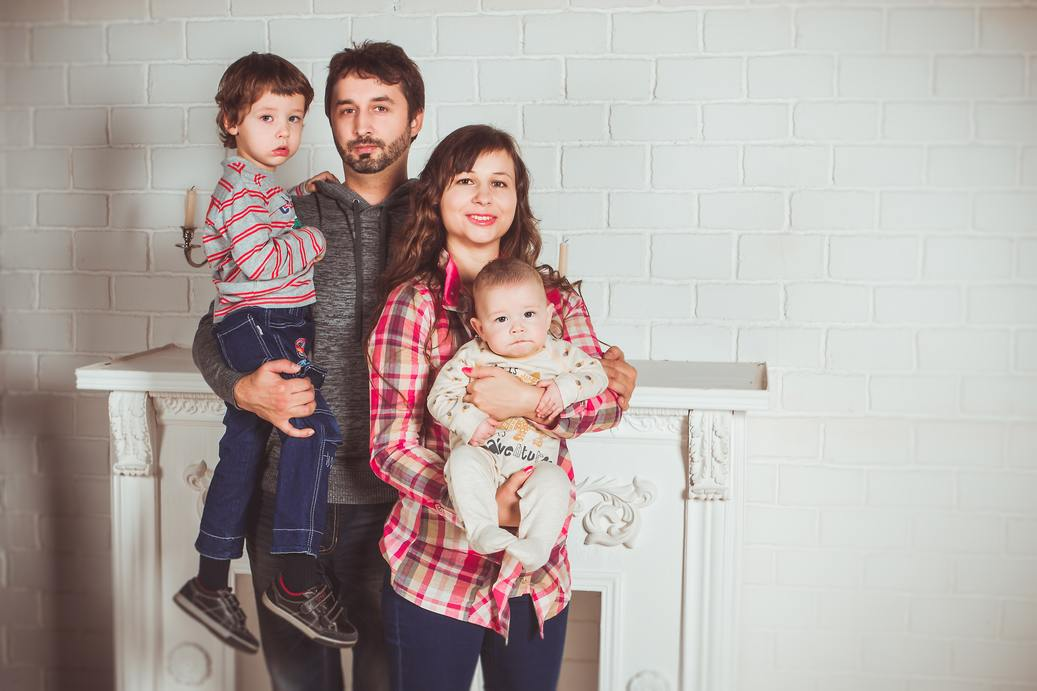
#> input picture ViolaJones/data/stock_photo.jpeg, 1037 x 691 px, found by its file name
$ python ViolaJones.py
#> lines starting #> are read from the running program, lines starting #| are printed output that depends on the picture; after the words box and inside, x2 and y2 are one past the last pixel; in counts of white or black regions, pixels touching at a corner belong together
import numpy as np
import cv2 as cv
import matplotlib.pyplot as plt
import os

base_image = cv.imread('./ViolaJones/data/stock_photo.jpeg')
#> base_image is the input picture: shape (691, 1037, 3); mean B, G, R 163.9, 167.7, 177.5

grayscale_image = cv.cvtColor(base_image, cv.COLOR_BGR2GRAY)
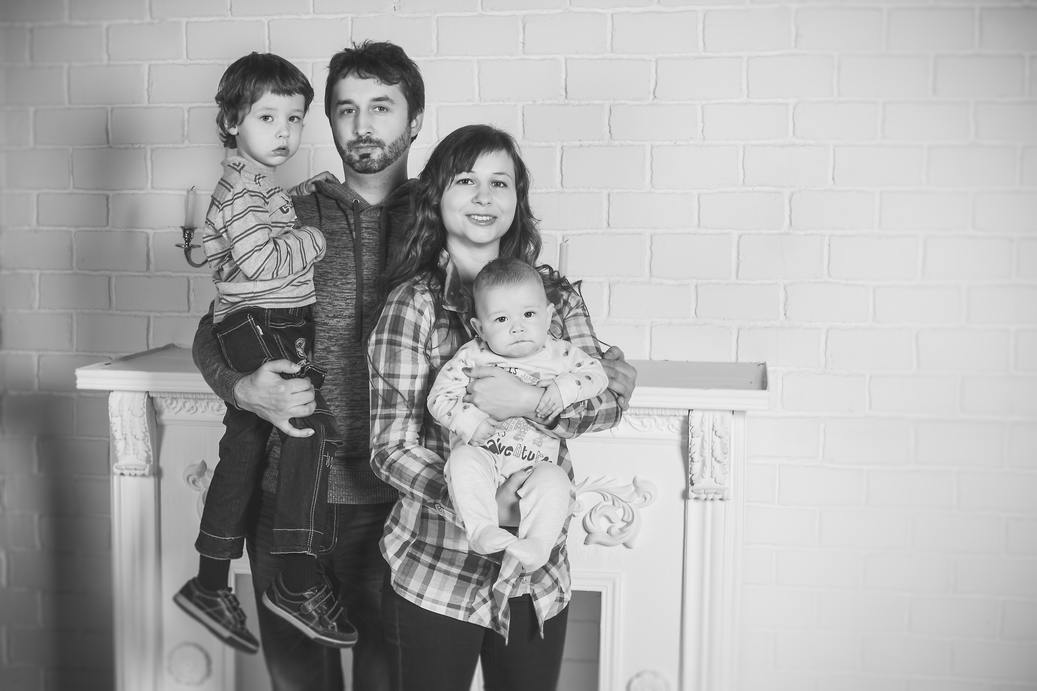
#> grayscale_image: shape (691, 1037); min 9, max 254, mean 170.2
face_cascade=cv.CascadeClassifier(cv.data.haarcascades + "haarcascade_frontalface_alt.xml")
# eye_cascade=cv.CascadeClassifier(cv.data.haarcascades + "haarcascade_eye_tree_eyeglasses.xml")
eye_cascade=cv.CascadeClassifier(cv.data.haarcascades + "haarcascade_eye.xml")
faces = face_cascade.detectMultiScale(
        grayscale_image,
        scaleFactor=1.3,
        minNeighbors=3,
        minSize=(30, 30)
)
#> faces = [[478, 286, 77, 77], [316, 73, 96, 96], [241, 89, 78, 78], [438, 151, 88, 88]]
print("Found {0} Faces!".format(len(faces)))
#| Found 4 Faces!

idx=0
for (x, y, w, h) in faces:
    cv.rectangle(base_image, (x, y), (x+w, y+h), (0, 255, 0), 2)

    cv.putText(base_image, str(idx), (x+10, y-10), cv.FONT_HERSHEY_COMPLEX_SMALL, 1, (0, 0, 255), 1, cv.LINE_AA)
    roi_gray = grayscale_image[y:y + h, x:x + w]
    roi_color = base_image[y:y + h, x:x + w]
    eyes = eye_cascade.detectMultiScale(roi_gray)
    for (ex, ey, ew, eh) in eyes:
        cv.rectangle(roi_color, (ex, ey), (ex + ew, ey + eh), (255, 0, 0), 1)
    idx+=1
#> this loop made 4 passes
#> (x, y, w, h, eyes) on passes 1 to 4: (478, 286, 77, 77, [[37, 16, 24, 24]]), (316, 73, 96, 96, [[50, 21, 27, 27], [19, 26, 24, 24]]), (241, 89, 78, 78, [[12, 17, 23, 23], [41, 20, 22, 22]]), (438, 151, 88, 88, [[15, 20, 24, 24], [48, 21, 25, 25]])
#> pass 1, `roi_gray = grayscale_image[y:y + h, x:x + w]`:
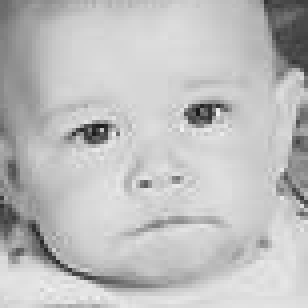
#> roi_gray: shape (77, 77) (shown 4 times larger); min 24, max 241, mean 190.2
#> pass 1, `roi_color = base_image[y:y + h, x:x + w]`:
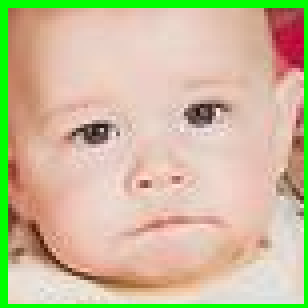
#> roi_color: shape (77, 77, 3) (shown 4 times larger); mean B, G, R 155.7, 188.7, 203
#> pass 2, `roi_color = base_image[y:y + h, x:x + w]`:
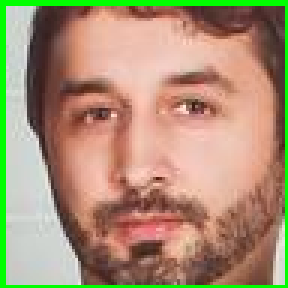
#> roi_color: shape (96, 96, 3) (shown 3 times larger); mean B, G, R 117, 146, 170.2
#> after the loop:
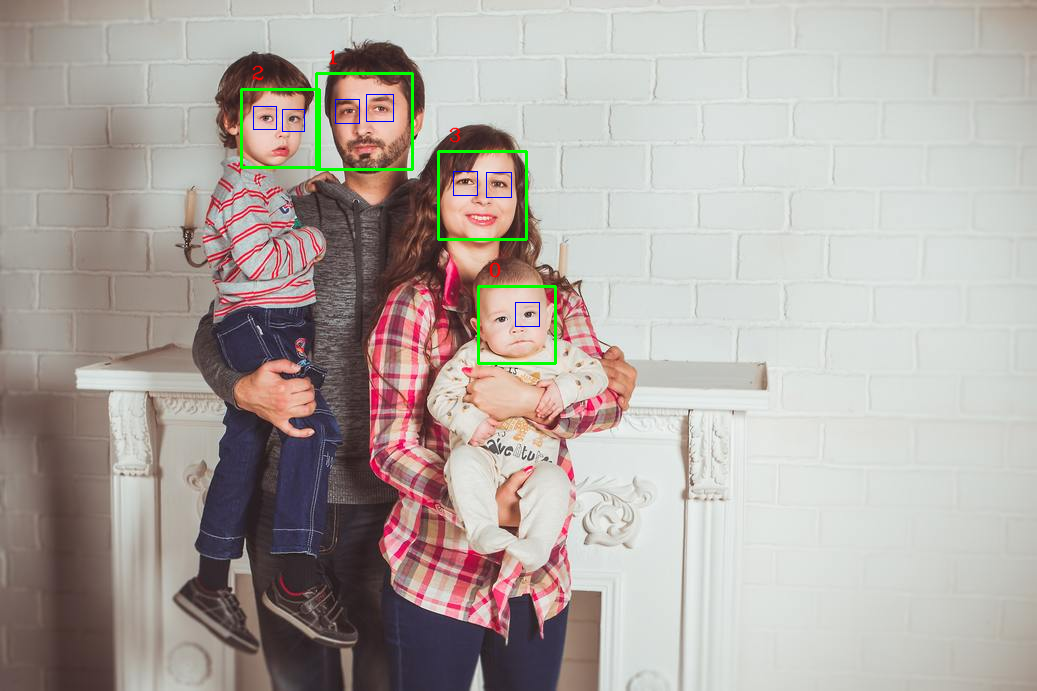
#> base_image: shape (691, 1037, 3); 0.72% of pixels changed, all inside (x1, y1, x2, y2) = (240, 50, 557, 365)
#> after the loop:
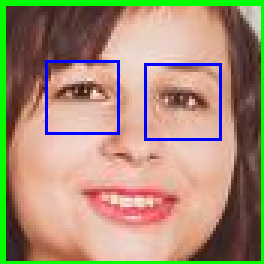
#> roi_color: shape (88, 88, 3) (shown 3 times larger); mean B, G, R 118.5, 142.9, 167.4
#> after the loop:
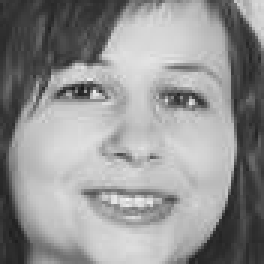
#> roi_gray: shape (88, 88) (shown 3 times larger); min 23, max 244, mean 146.9
#> after the loop, idx = 4


cv.imwrite('./ViolaJones/data/faces_detected.jpg', base_image)

cv.imshow('Image', base_image)
cv.waitKey(0)
cv.destroyAllWindows()
